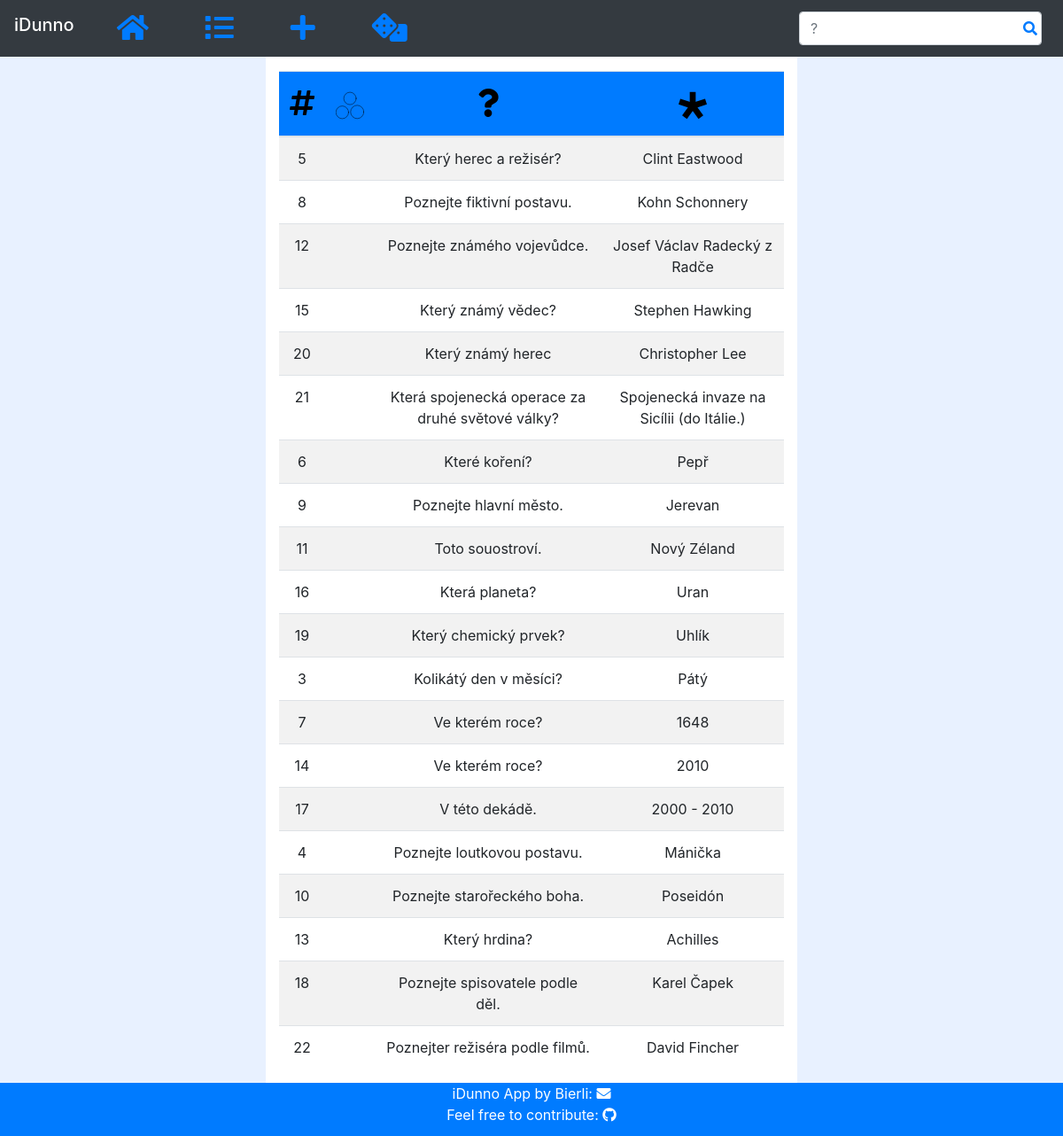
Screenshot of /list/color with the database file from the repository.
### idunno/models.py (models this page shows, shortened)
class Question(models.Model):
    COLORS = {
        'B':'#009ce5',
        'G':'#33ac2d',
        'R':'#e50c07',
        'Y':'#fdc500',
    }
    question = models.TextField()
    hint3 = models.TextField()
    hint2 = models.TextField()
    hint1 = models.TextField()
    answer = models.TextField()
    color = models.CharField(
        max_length=10,
        choices=[
            ('B', 'Blue'),
            ('G', 'Green'),
            ('R', 'Red'),
            ('Y', 'Yellow')
        ]
    )

### idunno/views.py (the view)
# urls.py: path('list/<str:sort_attr>', views.list, name='list'),
def list(request, sort_attr='id'):
    questions = Question.objects.all().order_by(sort_attr)
    context = {'questions': questions}
    return render(request, "idunno/list.html", context)

### idunno/templates/idunno/list.html (shortened to what this page needs)
{% load static %}
<!DOCTYPE html>
<html lang="en">
<head>
    {% include "idunno/ext.html" %}
</head>
<body>
{% include "idunno/navbar.html" %}
<div class="container-fluid text-center">
    <div class="row">
        <div class="col-md-3 d-none d-md-block sidebar">
        </div>
        <div class="col-md-6 col-sm-12 text-left main">
            <table id="example" class="table table-striped table-hover mt-3">
                <thead>
                <tr>
                    <th>
                        <a href="{% url "list" sort_attr='id' %}"><i class="fa fa-hashtag" aria-hidden="true"></i></a>
                    </th>
                    <th>
                        <a href="{% url "list" sort_attr='color' %}">
                            <img src="{% static "img/hint3.svg" %}"></img>
                        </a>
                    </th>
                    <th>
                        <a href="{% url "list" sort_attr='question' %}"><i class="fas fa-question"></i></a>
                    </th>
                    <th>
                        <a href="{% url "list" sort_attr='answer' %}">
                            <img src="{% static "img/star.svg" %}"></img>
                        </a>
                    </th>
                </tr>
                </thead>
                <tbody>
                {% for q in questions %}
                    <tr data-href="{% url "question" q.id %}">
                        <td>{{ q.id }}</td>
                        <td class="idunno-symb" data-color="{{ q.color }}">
                        </td>
                        <td>{{ q.question }}</td>
                        <td>{{ q.answer }}</td>
                    </tr>
                {% endfor %}
                </tbody>
            </table>
        </div>
        <div class="col-md-3 d-none d-md-block sidebar">
        </div>
    </div>
</div>
{% include "idunno/footer.html" %}
</body>
</html>

### idunno/static/css/main.css (style rules this page uses)
.row { padding:0; margin:0; }
body { background: #e8f1ff; margin-bottom: 60px; }
.row .main { background: #FFFFFF; }
.container-fluid { padding:0 }

### idunno/templates/idunno/list.html (style rules this page uses)
table { width: 100%; }
table thead { color: #000000; background: #007bff; font-size: 2em; text-align: center; }
table tr { cursor: pointer; }
table td { text-align: center; }
th img { height: 1em; width: 1em; }
thead a { color: #000000; }

### rows the page displays
Question: id "5", question "Který herec a režisér?", answer "Clint Eastwood"
Question: id "8", question "Poznejte fiktivní postavu.", answer "Kohn Schonnery"
Question: id "12", question "Poznejte známého vojevůdce.", answer "Josef Václav Radecký z Radče"
Question: id "15", question "Který známý vědec?", answer "Stephen Hawking"
Question: id "20", question "Který známý herec", answer "Christopher Lee"
Question: id "21", question "Která spojenecká operace za druhé světové války?", answer "Spojenecká invaze na Sicílii (do Itálie.)"
Question: id "6", question "Které koření?", answer "Pepř"
Question: id "9", question "Poznejte hlavní město.", answer "Jerevan"
Question: id "11", question "Toto souostroví.", answer "Nový Zéland"
Question: id "16", question "Která planeta?", answer "Uran"
Question: id "19", question "Který chemický prvek?", answer "Uhlík"
Question: id "3", question "Kolikátý den v měsíci?", answer "Pátý"
Question: id "7", question "Ve kterém roce?", answer "1648"
Question: id "14", question "Ve kterém roce?", answer "2010"
Question: id "17", question "V této dekádě.", answer "2000 - 2010"
Question: id "4", question "Poznejte loutkovou postavu.", answer "Mánička"
Question: id "10", question "Poznejte starořeckého boha.", answer "Poseidón"
Question: id "13", question "Který hrdina?", answer "Achilles"
Question: id "18", question "Poznejte spisovatele podle děl.", answer "Karel Čapek"
Question: id "22", question "Poznejter režiséra podle filmů.", answer "David Fincher"
